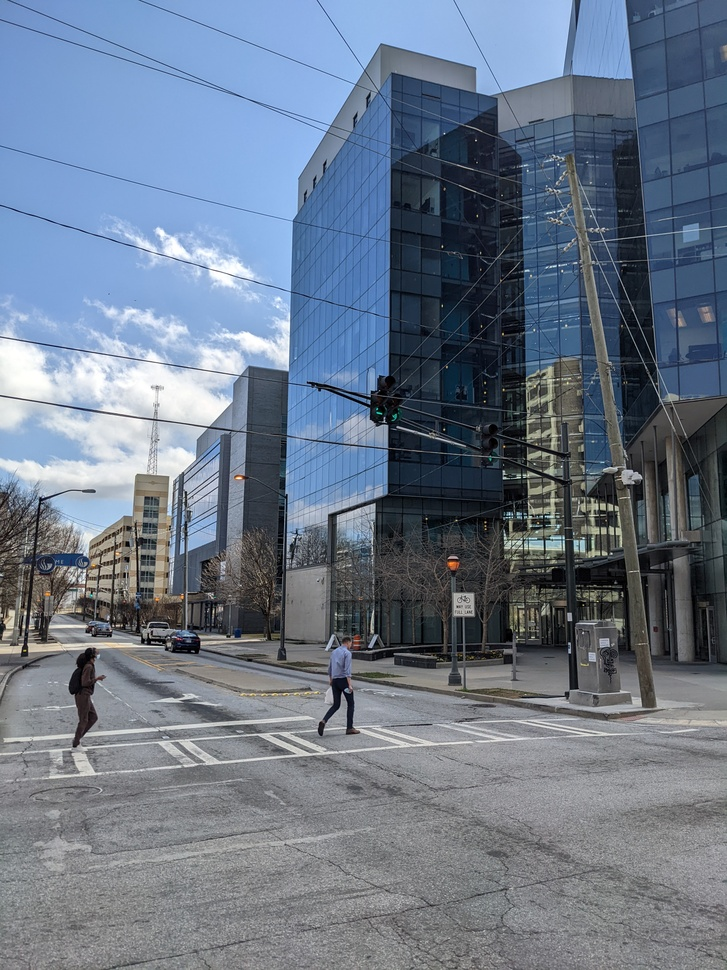
#> input picture Assignment 2/image_stitching/sciencecenter1.jpg, 727 x 970 px, shrunk from 3024 x 4032 before the run
$ jupyter execute --allow-errors q5.ipynb
#> lines starting #> are read from the running program, lines starting #| are printed output that depends on the picture
[cell 1]
'''
Implement the image stitching for a 360 degree panoramic output.
This should function in real-time. You can use any type of features.
 You can use built-in libraries/tools provided by OpenCV or DepthAI API.
You cannot use any built-in function that does output = image_stitch(image1, image2).
You are supposed to implement the image_stitch() function

'''

[cell 2]
import cv2
import depthai as dai
import numpy as np

[cell 3]
# General definition for stitching two images
def stitch_2_imgs(img1, img2, feature):
    # Convert images to grayscale
    img1_bw = cv2.cvtColor(img1, cv2.COLOR_BGR2GRAY)
    img2_bw = cv2.cvtColor(img2, cv2.COLOR_BGR2GRAY)

    # Initialize feature detector based on user choice
    if feature == "SIFT":
        feat = cv2.SIFT_create()
    elif feature == "ORB":
        feat = cv2.ORB_create()
    else:
        print("Please enter correct feature value.")
        return

    # Detect and compute keypoints and descriptors for both images
    kp_img1, desc_img1 = feat.detectAndCompute(img1_bw, None)
    kp_img2, desc_img2 = feat.detectAndCompute(img2_bw, None)

    # Use Brute Force matcher to find matches between descriptors
    bf = cv2.BFMatcher()
    matches = bf.knnMatch(desc_img2, desc_img1, k=2)

    # Filter good matches based on distance ratio
    good_points = []
    for m, n in matches:
        if m.distance < 0.6 * n.distance:
            good_points.append(m)

    # Extract corresponding points from good matches
    query_pts = np.float32([kp_img2[m.queryIdx].pt for m in good_points]).reshape(-1, 1, 2)
    train_pts = np.float32([kp_img1[m.trainIdx].pt for m in good_points]).reshape(-1, 1, 2)

    # Find homography matrix using RANSAC algorithm
    matrix, mask = cv2.findHomography(query_pts, train_pts, cv2.RANSAC, 5.0)

    # Warp the second image onto the first image based on homography
    dst = cv2.warpPerspective(img2, matrix, ((img1.shape[1] + img2.shape[1]), img2.shape[0]))

    # Paste the first image onto the stitched image
    dst[0:img1.shape[0], 0:img1.shape[1]] = img1

    return dst

#> (a cell that did not finish here is left out)

[cell 5]
## RECORDING FOR 5 SECONDS
## THE FRAMES ARE BEING STORED IN DIRECTORY "video_frames"

# Connect and start the pipeline
from pathlib import Path
import time


#> (the rest of this cell did not finish here and is left out)

[cell 6]
# Science building stitching using SIFT
img1 = cv2.imread('image_stitching/sciencecenter1.jpg')
#> img1 is the input picture: shape (970, 727, 3); mean B, G, R 136.9, 119.8, 107.4
img2 = cv2.imread('image_stitching/sciencecenter2.jpg')
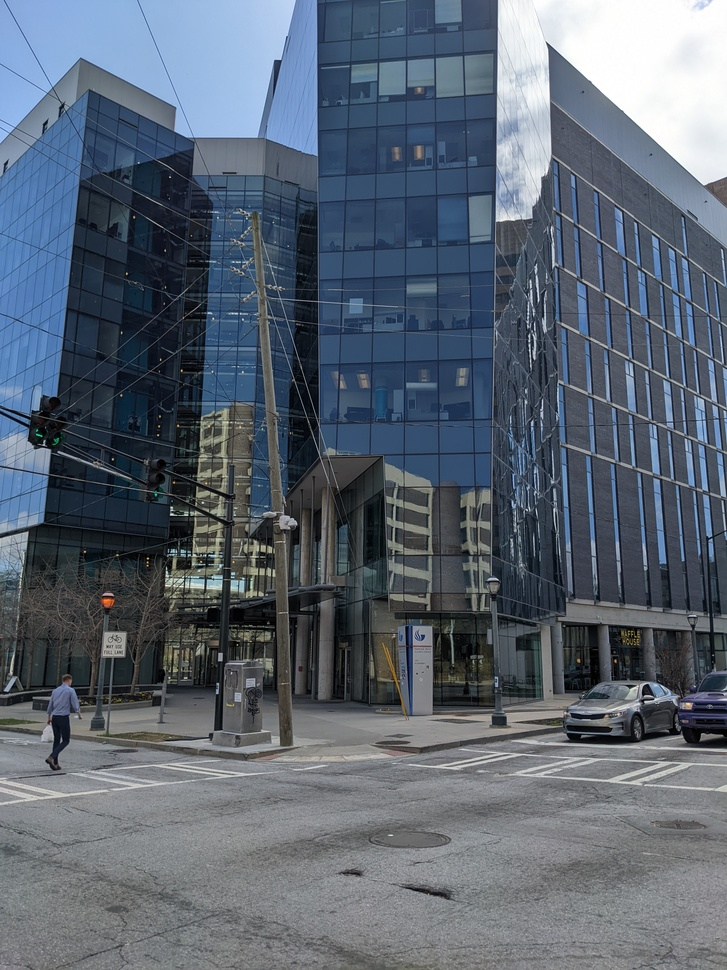
#> input picture Assignment 2/image_stitching/sciencecenter2.jpg, 727 x 970 px, shrunk from 3024 x 4032 before the run
#> img2 is the input picture: shape (970, 727, 3); mean B, G, R 113.6, 101, 90.7
img3 = cv2.imread('image_stitching/sciencecenter3.jpg')
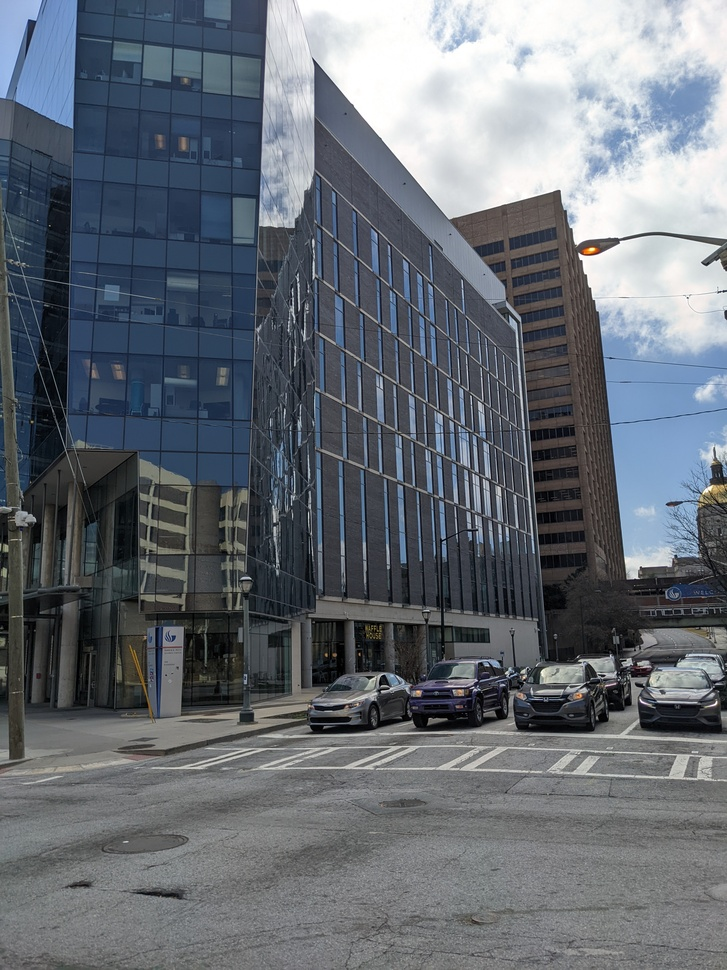
#> input picture Assignment 2/image_stitching/sciencecenter3.jpg, 727 x 970 px, shrunk from 3024 x 4032 before the run
#> img3 is the input picture: shape (970, 727, 3); mean B, G, R 116.6, 108.8, 102.7

[cell 7]
# panaroma for science building
img2_3 = stitch_2_imgs(img2, img3, "SIFT")
#> in stitch_2_imgs, `img2_bw = cv2.cvtColor(img2, cv2.COLOR_BGR2GRAY)`:
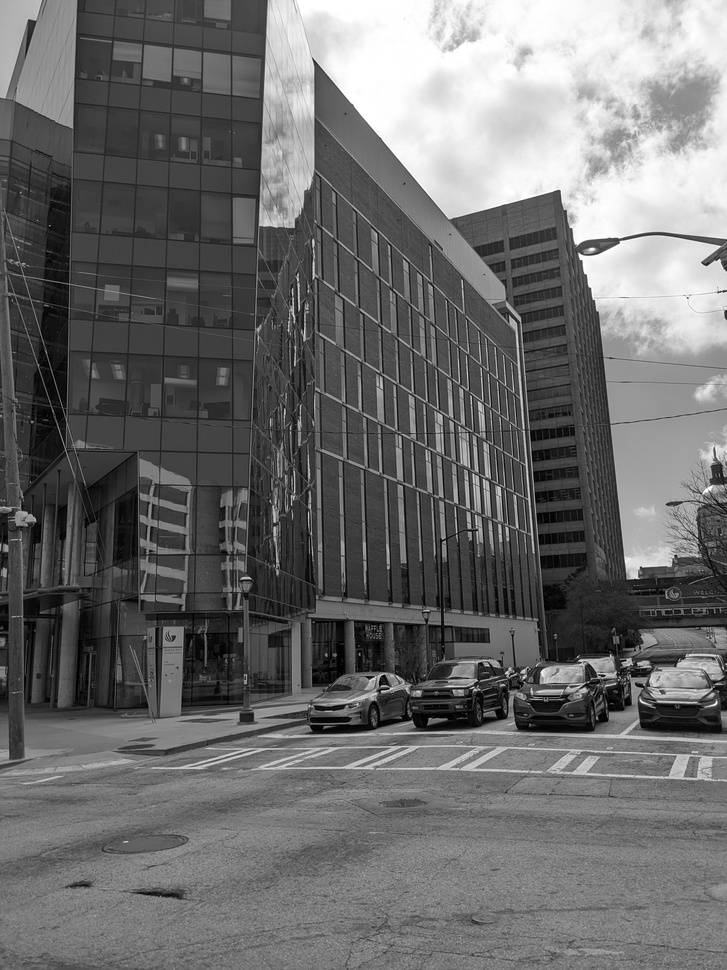
#> img2_bw: shape (970, 727); min 0, max 255, mean 107.9
#> in stitch_2_imgs, `kp_img1, desc_img1 = feat.detectAndCompute(img1_bw, None)`: kp_img1 = 3165 keypoints; strongest (x, y, size): (171, 514, 2), (548, 44, 1.9), (496, 579, 1.8), (218, 684, 1.8)
#> in stitch_2_imgs, `kp_img2, desc_img2 = feat.detectAndCompute(img2_bw, None)`: kp_img2 = 2863 keypoints; strongest (x, y, size): (592, 249, 3.3), (716, 703, 2), (581, 257, 3.5), (706, 263, 5.2)
#> in stitch_2_imgs, `matches = bf.knnMatch(desc_img2, desc_img1, k=2)`: matches = 2863 matches
#> after the loop in stitch_2_imgs, `for m, n in matches:`: good_points = 548 matches
#> in stitch_2_imgs, `query_pts = np.float32([kp_img2[m.queryIdx].pt for m in good_points])...`: query_pts = 548 rows, first 8: [7.28, 158.9], [7.28, 158.9], [7.69, 263.1], [8.8, 285.4], [9.37, 508.7], [10.43, 757.9], [10.91, 254.1], [14.41, 772.1]
#> in stitch_2_imgs, `train_pts = np.float32([kp_img1[m.trainIdx].pt for m in good_points])...`: train_pts = 548 rows, first 8: [260.9, 193.1], [260.9, 193.1], [266.6, 288.2], [268.5, 309.9], [274.4, 513.4], [281.4, 744.3], [268.5, 279.8], [284.6, 758.1]
#> in stitch_2_imgs, `matrix, mask = cv2.findHomography(query_pts, train_pts, cv2.RANSAC, 5.0)`: matrix = [[0.725, 0.0213, 251.5], [-0.212, 0.899, 51.14], [-0.000375, -2.01e-05, 1]]; mask = 548 values, max 1 at index 0, min 0 at index 24, mean 0.907
panorm = stitch_2_imgs(img1, img2_3, "SIFT")
#> call 2 of stitch_2_imgs, with feature = 'SIFT'
#> in stitch_2_imgs (call 2), `img2_bw = cv2.cvtColor(img2, cv2.COLOR_BGR2GRAY)`:
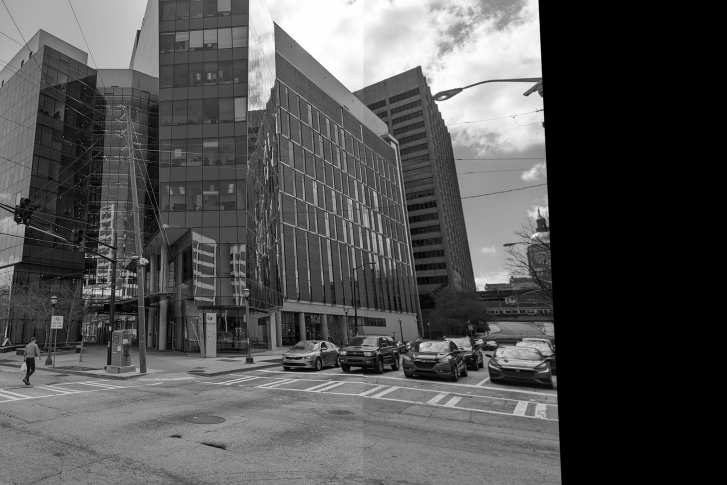
#> img2_bw: shape (970, 1454) (shown at 1/2 size); min 0, max 255, mean 82.2
#> in stitch_2_imgs (call 2), `kp_img1, desc_img1 = feat.detectAndCompute(img1_bw, None)`: kp_img1 = 3536 keypoints; strongest (x, y, size): (504, 478, 2.1), (24, 627, 2.3), (25, 613, 2.1), (83, 589, 1.9)
#> in stitch_2_imgs (call 2), `kp_img2, desc_img2 = feat.detectAndCompute(img2_bw, None)`: kp_img2 = 5446 keypoints; strongest (x, y, size): (171, 514, 2), (920, 179, 6.7), (872, 204, 4.4), (548, 44, 1.9)
#> in stitch_2_imgs (call 2), `matches = bf.knnMatch(desc_img2, desc_img1, k=2)`: matches = 5446 matches
#> after the loop in stitch_2_imgs (call 2), `for m, n in matches:`: good_points = 471 matches
#> in stitch_2_imgs (call 2), `query_pts = np.float32([kp_img2[m.queryIdx].pt for m in good_points])...`: query_pts = 471 rows, first 8: [8.54, 639], [8.59, 698.4], [9.06, 779.4], [11.88, 697], [12.42, 438.7], [14.1, 620.2], [14.49, 673.7], [18.63, 640.7]
#> in stitch_2_imgs (call 2), `train_pts = np.float32([kp_img1[m.trainIdx].pt for m in good_points])...`: train_pts = 471 rows, first 8: [367.6, 600.9], [373.1, 654], [382.7, 727.1], [375.5, 652.8], [353.7, 420.1], [370.6, 583.5], [375.5, 632.2], [376.2, 602.3]
#> in stitch_2_imgs (call 2), `matrix, mask = cv2.findHomography(query_pts, train_pts, cv2.RANSAC, 5.0)`: matrix = [[0.688, 0.111, 301.9], [-0.299, 0.951, 12.72], [-0.000483, 4.95e-05, 1]]; mask = 471 values, max 1 at index 0, min 0 at index 17, mean 0.921
#> in stitch_2_imgs (call 2), `dst[0:img1.shape[0], 0:img1.shape[1]] = img1`:
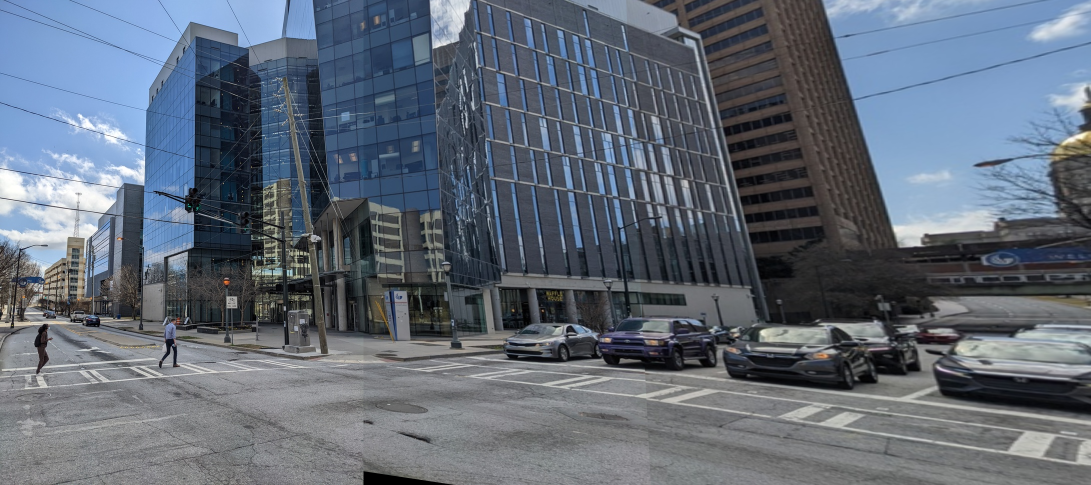
#> dst: shape (970, 2181, 3) (shown at 1/2 size); mean B, G, R 118.8, 106.1, 96.9

cv2.imwrite(f"image_stitching/sciencecent_stiched.jpg", panorm)
#> Out = True

[cell 8]
# Home building stitching using SIFT

imga = cv2.imread('image_stitching/building3.jpg')
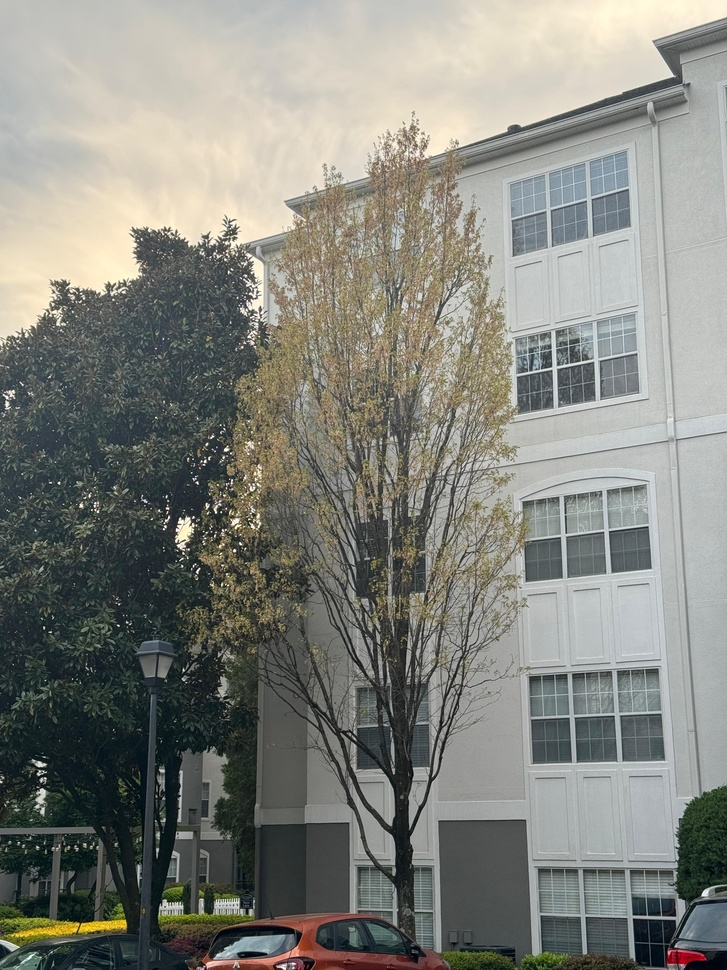
#> input picture Assignment 2/image_stitching/building3.jpg, 727 x 970 px, shrunk from 3024 x 4032 before the run
#> imga is the input picture: shape (970, 727, 3); mean B, G, R 125.5, 132.3, 131.1
imgb = cv2.imread('image_stitching/building2.jpg')
imgc = cv2.imread('image_stitching/building1.jpg')

#> (a cell that did not finish here is left out)

panorm = stitch_2_imgs(imga, imgb_c, "SIFT")

cv2.imwrite(f"image_stitching/building_stiched.jpg", panorm)

[cell 10]
# Science building stitching using Using ORB

img1_2 = stitch_2_imgs(img1, img2, "ORB")
#> call 4 of stitch_2_imgs, with feature = 'ORB'
#> in stitch_2_imgs (call 4), `kp_img1, desc_img1 = feat.detectAndCompute(img1_bw, None)`: kp_img1 = 500 keypoints; strongest (x, y, size): (519, 477, 31), (524, 475, 31), (547, 516, 31), (524, 477, 31)
#> in stitch_2_imgs (call 4), `kp_img2, desc_img2 = feat.detectAndCompute(img2_bw, None)`: kp_img2 = 500 keypoints; strongest (x, y, size): (171, 514, 31), (209, 555, 31), (189, 555, 31), (646, 685, 37.2)
#> in stitch_2_imgs (call 4), `matches = bf.knnMatch(desc_img2, desc_img1, k=2)`: matches = 500 matches
#> after the loop in stitch_2_imgs (call 4), `for m, n in matches:`: good_points = 11 matches
#> in stitch_2_imgs (call 4), `query_pts = np.float32([kp_img2[m.queryIdx].pt for m in good_points])...`: query_pts = [[171, 514], [173, 549], [196.8, 652.8], [39.6, 434.4], [193, 563], [214.6, 728.6], [259.2, 593.3], [165.9, 584.1], [219.5, 727.5], [103.7, 653.2], [104.5, 633]]
#> in stitch_2_imgs (call 4), `train_pts = np.float32([kp_img1[m.trainIdx].pt for m in good_points])...`: train_pts = [[503, 478], [509, 512], [542.4, 612], [379.2, 412.8], [529.9, 525.6], [570.2, 686.9], [603.4, 553], [504.6, 546], [575.4, 686], [454.5, 613.4], [453.9, 594.2]]
#> in stitch_2_imgs (call 4), `matrix, mask = cv2.findHomography(query_pts, train_pts, cv2.RANSAC, 5.0)`: matrix = [[0.624, 0.146, 290.9], [-0.361, 0.961, 17.62], [-0.000596, 8.18e-05, 1]]; mask = [1, 1, 1, 0, 1, 1, 1, 1, 1, 1, 1]
#> in stitch_2_imgs (call 4), `dst[0:img1.shape[0], 0:img1.shape[1]] = img1`:
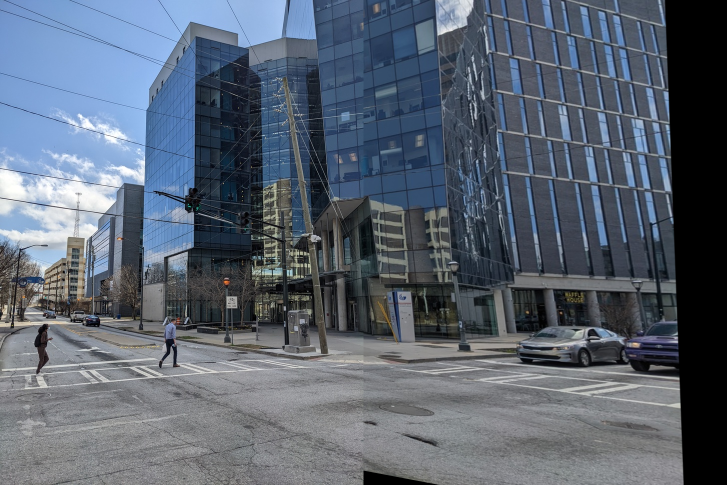
#> dst: shape (970, 1454, 3) (shown at 1/2 size); mean B, G, R 113.1, 99.7, 90

cv2.imwrite(f"image_stitching/stitch_ORB.png", img1_2)
#> Out = True
